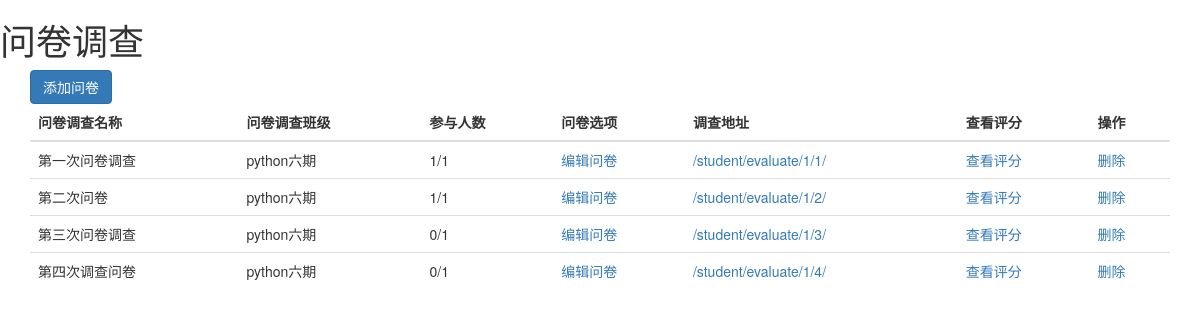
The app's page /index/ with its own data.
### app01/models.py (models this page shows, shortened)
class Questionnaire(models.Model):
    title = models.CharField(max_length=64)
    cls = models.ForeignKey(to="ClassList")
    creator = models.ForeignKey(to="Userifo")

class ClassList(models.Model):
    title = models.CharField(max_length=32)

### app01/views.py (the view, shortened to what this page needs)
# urls.py: url(r'^index/$', views.index),
def index(request):
    question_naire_obj = models.Questionnaire.objects.all()
    for i in question_naire_obj:
        count=models.Answer.objects.filter(question__questionnaire=i).values("student_id").distinct().count()
        i.count=count
    return render(request, "index.html", {"question_naire_obj": question_naire_obj })

### templates/index.html (shortened to what this page needs)
<!DOCTYPE html>
<html lang="en">
<head>
    <link rel="stylesheet" href="/static/bootstrap-3.3.7-dist/css/bootstrap.min.css">
</head>
<body>
<h1>问卷调查</h1>
<div class="container">
    <button class="btn btn-primary" data-toggle="modal" data-target=".bs-example-modal-lg">添加问卷</button>
    <table class="table">
        <thead>
        <tr>
            <th>问卷调查名称</th>
            <th>问卷调查班级</th>
            <th>参与人数</th>
            <th>问卷选项</th>
            <th>调查地址</th>
            <th>查看评分</th>
            <th>操作</th>
        </tr>
        </thead>
        <tbody>
        {% for obj in question_naire_obj %}
            <tr>
                <td>{{ obj.title }}</td>
                <td>{{ obj.cls.title }}</td>
                <td>  {{ obj.count }}/{{ obj.cls.student_set.all.count }}</td>
                <td><a href="/editor/questionnaire/{{ obj.id }}">编辑问卷</a></td>
                <td><a href="/student/evaluate/{{ obj.cls.id }}/{{ obj.id }}">/student/evaluate/{{ obj.cls.id }}/{{ obj.id }}/</a></td>
                <td><a href="">查看评分</a></td>
                <td><a href="">删除</a></td>
            </tr>
        {% endfor %}
        </tbody>
    </table>
</div>
</body>
</html>

### records on screen
Questionnaire: title "第一次问卷调查", cls "python六期", count "1", cls.student_set.all.count "1", cls.id "1", id "1"
Questionnaire: title "第二次问卷", cls "python六期", count "1", cls.student_set.all.count "1", cls.id "1", id "2"
Questionnaire: title "第三次问卷调查", cls "python六期", count "0", cls.student_set.all.count "1", cls.id "1", id "3"
Questionnaire: title "第四次调查问卷", cls "python六期", count "0", cls.student_set.all.count "1", cls.id "1", id "4"
